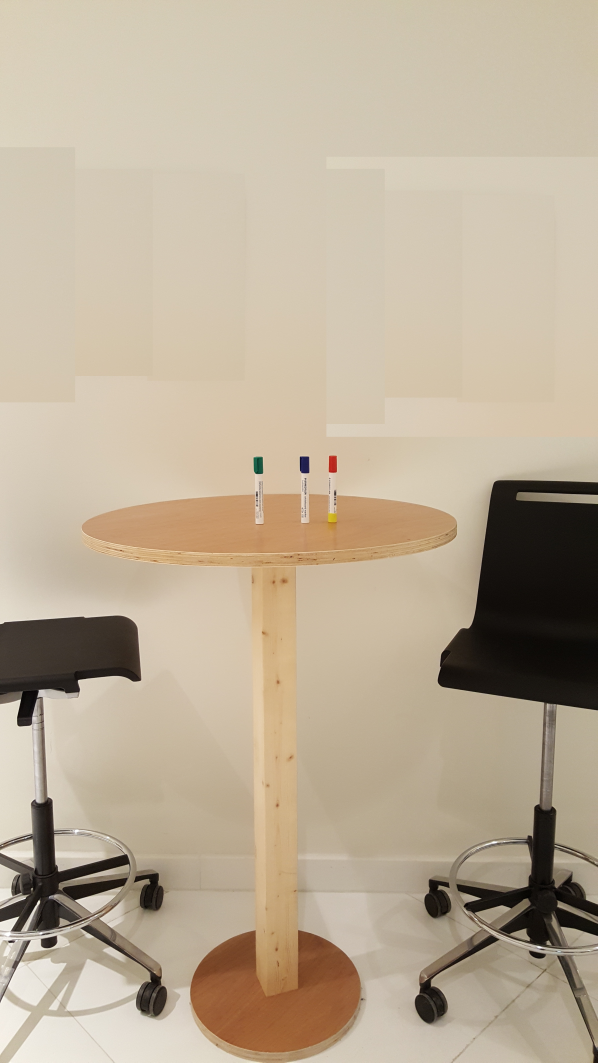
#> input picture vision processing/images/color_check2.jpg, 2988 x 5312 px, given in place of the camera (shown at 1/5 size)
$ python highFPS_track.py
#> lines starting #> are read from the running program, lines starting #| are printed output that depends on the picture; after the words box and inside, x2 and y2 are one past the last pixel; in counts of white or black regions, pixels touching at a corner belong together
from __future__ import print_function
from threading import Thread
from collections import deque
import numpy as np
import datetime
import argparse
import imutils
import cv2
from time import sleep
import serial

class FPS:
	def __init__(self):
		# store the start time, end time, and total number of frames
		# that were examined between the start and end intervals
		self._start = None
		self._end = None
		self._numFrames = 0

	def start(self):
		# start the timer
		self._start = datetime.datetime.now()
		return self

	def stop(self):
		# stop the timer
		self._end = datetime.datetime.now()

	def update(self):
		# increment the total number of frames examined during the
		# start and end intervals
		self._numFrames += 1

	def elapsed(self):
		# return the total number of seconds between the start and
		# end interval
		return (self._end - self._start).total_seconds()

	def fps(self):
		# compute the (approximate) frames per second
		return self._numFrames / self.elapsed()

class WebcamVideoStream:
	def __init__(self, src=1):
		# initialize the video camera stream and read the first frame
		# from the stream
#> called with src = 1
		self.stream = cv2.VideoCapture(src)
		(self.grabbed, self.frame) = self.stream.read()
#> self.frame is the input picture: shape (5312, 2988, 3); mean B, G, R 150.9, 172.3, 186.9

		# initialize the variable used to indicate if the thread should
		# be stopped
		self.stopped = False

	def start(self):
		# start the thread to read frames from the video stream
		Thread(target=self.update, args=()).start()
		return self

	def update(self):
		# keep looping infinitely until the thread is stopped
		while True:
			# if the thread indicator variable is set, stop the thread
			if self.stopped:
				return

			# otherwise, read the next frame from the stream
			(self.grabbed, self.frame) = self.stream.read()

	def read(self):
		# return the frame most recently read
		return self.frame

	def stop(self):
		# indicate that the thread should be stopped
		self.stopped = True


# define the lower and upper boundaries of the "green"
# ball in the HSV color space
colorLower = (90, 20, 20)
colorUpper = (130, 255, 255)

# initialize the list of tracked points, the frame counter,
# and the coordinate deltas
counter = 0
(dX, dY) = (0, 0)
direction = ""
cp = None
state = '0'.encode()

ser = serial.Serial('/dev/ttyACM0', 57600)


# created a *threaded* video stream, allow the camera sensor to warmup,
# and start the FPS counter
print("[INFO] sampling THREADED frames from webcam...")
vs = WebcamVideoStream(src=1).start()
fps = FPS().start()
bg = cv2.imread("bg.png")
#cv2.imshow("Frame", bg)

# loop over some frames...this time using the threaded stream
while True:

	ser.write(state)
	#sleep(0.01)

	frame = vs.read()

	# resize the frame, blur it, and convert it to the HSV
	# color space
	frame = imutils.resize(frame, width=600)
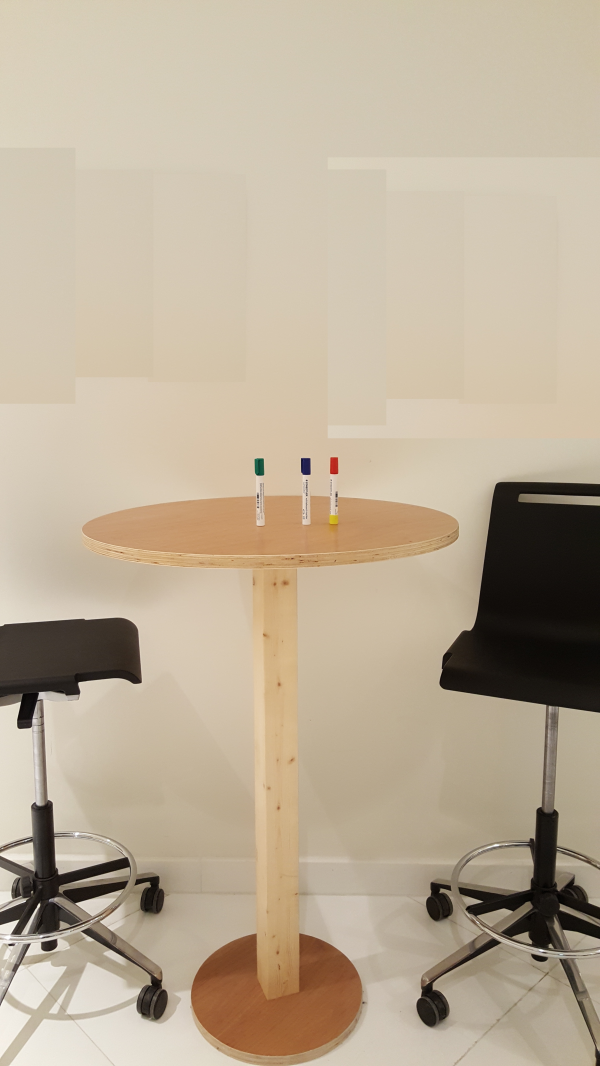
#> frame: shape (1066, 600, 3); mean B, G, R 150.9, 172.3, 186.9
	blurred = cv2.GaussianBlur(frame, (11, 11), 0)
	hsv = cv2.cvtColor(frame, cv2.COLOR_BGR2HSV)
#> hsv: shape (1066, 600, 3); mean H, S, V 18.3, 53.2, 186.9

	# construct a mask for the color, then perform
	# a series of dilations and erosions to remove any small
	# blobs left in the mask
	mask = cv2.inRange(hsv, colorLower, colorUpper)
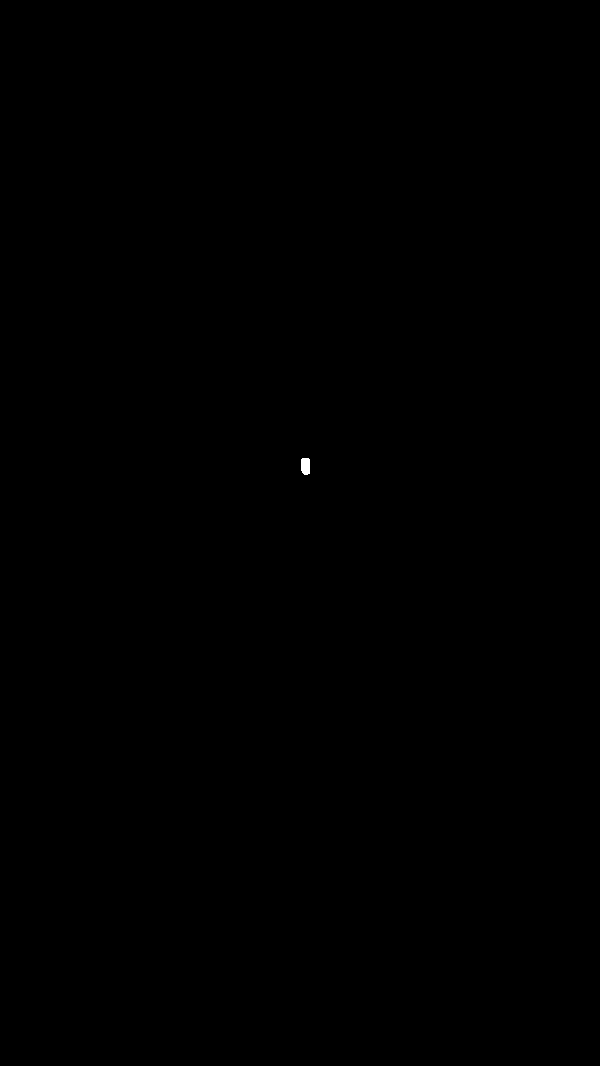
#> mask: shape (1066, 600); 0.02% white; 1 white region, box (x1, y1, x2, y2) and area: (301, 458, 310, 475) 142
	mask = cv2.erode(mask, None, iterations=2)
#> mask: shape (1066, 600); 0.01% white; 1 white region, box (x1, y1, x2, y2) and area: (303, 460, 308, 472) 54
	mask = cv2.dilate(mask, None, iterations=2)
#> mask: shape (1066, 600); 0.02% white; 1 white region

	# find contours in the mask and initialize the current
	# (x, y) center of the ball
	cnts = cv2.findContours(mask.copy(), cv2.RETR_EXTERNAL,
		cv2.CHAIN_APPROX_SIMPLE)[-2]
#> cnts = 1 contour; box (x1, y1, x2, y2) and area: (301, 458, 310, 474) 116
	center = None

	# only proceed if at least one contour was found

	if len(cnts) > 0:
		# find the largest contour in the mask, then use
		# it to compute the minimum enclosing circle and
		# centroid


		c = max(cnts, key=cv2.contourArea)
#> c = contour of 9 points, box (x1, y1, x2, y2) (301, 458, 310, 474), area 116
		((x, y), radius) = cv2.minEnclosingCircle(c)
#> x = 305.5; y = 465.5; radius = 8.28
		M = cv2.moments(c)
#> M = moments, m00 116, centre m10/m00, m01/m00 = (305.1, 465.4)
		center = (int(M["m10"] / M["m00"]), int(M["m01"] / M["m00"]))
#> center = (305, 465)


		# only proceed if the radius meets a minimum size
		if radius > 10:
			# draw the circle and centroid on the frame,
			# then update the list of tracked points
			cv2.circle(frame, (int(x), int(y)), int(radius), (0, 255, 255), 1)

			print(center)
			state = '1'
			#print(state)
			state = state.encode()

			#cv2.circle(frame, center, 3, (0, 0, 255), -1)
			#cv2.imshow("Frame", frame)
	else:
		state = '0'
		#print(state)
		state = state.encode()


	# show the frame to our screen and increment the frame counter

	cv2.imshow("Frame", frame)
	key = cv2.waitKey(1) & 0xFF
#> (key q is pressed here)

	# if the 'q' key is pressed, stop the loop
	if key == ord("q"):
		break

	# update the FPS counter
	fps.update()

# stop the timer and display FPS information
fps.stop()
print("[INFO] elasped time: {:.2f}".format(fps.elapsed()))
print("[INFO] approx. FPS: {:.2f}".format(fps.fps()))


# do a bit of cleanup
cv2.destroyAllWindows()
vs.stop()
